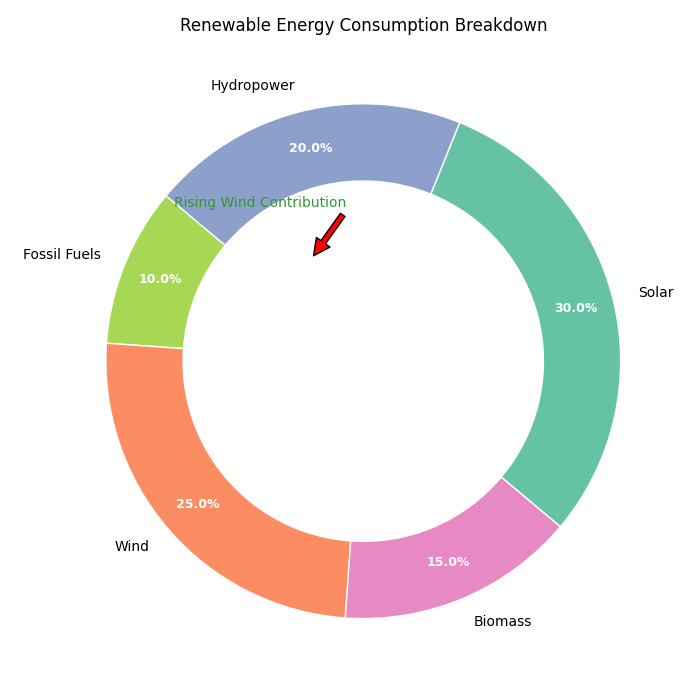

Generate this figure with Python:
import matplotlib.pyplot as plt
import numpy as np

energy_sources = ['Fossil Fuels', 'Wind', 'Biomass', 'Solar', 'Hydropower']
consumption_2023 = [10, 25, 15, 30, 20]

new_colors = ['#a6d854', '#fc8d62', '#e78ac3', '#66c2a5', '#8da0cb']

fig, ax = plt.subplots(figsize=(7, 7))
wedges, texts, autotexts = ax.pie(
    consumption_2023, 
    labels=energy_sources, 
    autopct='%1.1f%%', 
    startangle=140, 
    colors=new_colors,
    wedgeprops=dict(width=0.3, edgecolor='w'),
    pctdistance=0.85
)

plt.setp(autotexts, size=9, weight="bold", color='white')

centre_circle = plt.Circle((0, 0), 0.70, fc='white')
ax.add_artist(centre_circle)

ax.set_title('Renewable Energy Consumption Breakdown')

ax.annotate(
    'Rising Wind Contribution',
    xy=(-0.2, 0.4), xytext=(-0.4, 0.6),
    arrowprops=dict(facecolor='red', shrink=0.05),
    fontsize=10, ha='center', color='#329932'
)

plt.tight_layout()
plt.show()
